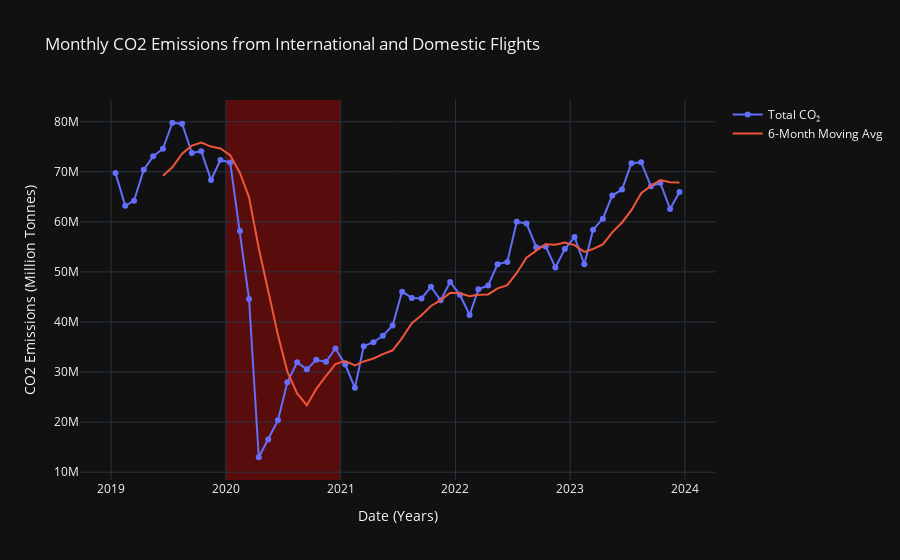

The notebook cell saved with this chart:
### Markdown cell above
Data Vizualization

### Code cell
import plotly.express as px
import plotly.graph_objects as go

fig = go.Figure()

fig.add_trace(go.Scatter(x=co2.index, y=co2['total'], mode='lines+markers', name='Total CO₂'))

fig.update_layout(title = 'Monthly CO2 Emissions from International and Domestic Flights',
                  xaxis_title = 'Date (Years)',
                  yaxis_title = 'CO2 Emissions (Million Tonnes)',
                  template = 'plotly_dark')

fig.add_vrect(x0="2020-01-01", x1="2020-12-31", 
              fillcolor="red", opacity=0.3, 
              layer="below", line_width=0)

co2['rolling_mean'] = co2['total'].rolling(window=6).mean()
fig.add_trace(go.Scatter(x=co2.index, y=co2['rolling_mean'], mode='lines', name='6-Month Moving Avg'))

fig.show()
